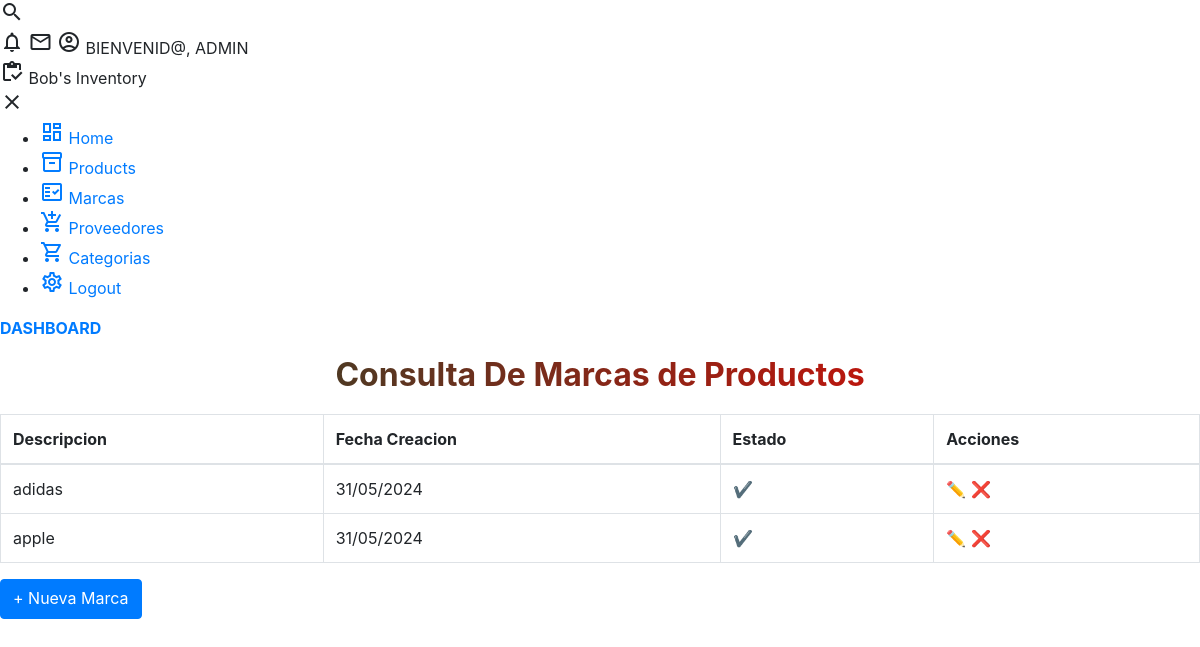
The page /brand_list/ (signed in) on the database its author committed.
### core/models.py (models this page shows, shortened)
class Brand(models.Model):
    description = models.CharField('Articulo',max_length=100,unique=True)
    user = models.ForeignKey(User,on_delete=models.CASCADE)
    created = models.DateTimeField(auto_now_add=True)
    updated = models.DateTimeField(auto_now=True)
    state = models.BooleanField('Estado', default = True)
    class Meta:
        verbose_name = 'Marca'
        verbose_name_plural = 'Marcas'
        ordering = ['description']
        indexes = [
            models.Index(fields=['description']),]

### core/views.py (the view)
# urls.py: path('brand_list/', views.brand_List,name='brand_list'),
@login_required
def brand_List(request):
    data = {
        "title1": "Marcas",
        "title2": "Consulta De Marcas de Productos"
    }
    brands = Brand.objects.all() # select * from Product
    data["brands"]=brands
    return render(request,"core/brands/list.html",data)

### templates/core/brands/list.html
{% extends 'base.html' %}
{% block content %}
<div class="table-container">
<h1 class="title">{{ title2 }}</h1>
  <table class="table table-bordered">
    <thead>
      <tr>
        <th>Descripcion</th>
        <th>Fecha Creacion</th>
        <th>Estado</th>
        <th>Acciones</th>
    </tr>
    </thead>
    <tbody>
      {% for item in brands %}
        <tr>
        <td>{{item.description}}</td>
        <td>{{item.created|date:"d/m/Y"}}</td>
        <td>{% if item.state %}
             ✔
            {% else %}
             ➖
            {% endif %}
        </td>
        <td>
          <a href={% url 'core:brand_update' item.id %}>✏️</a>
          <a href={% url 'core:brand_delete' item.id %}>❌</a>
        </td>
        </tr>
      {% endfor %}
    </tbody>
  </table>
  <div class="form-group">
    <a class="btn btn-primary" href={% url 'core:brand_create' %}> + Nueva Marca</a>
  </div>
</div>
{% endblock content  %}

### templates/base.html (shortened to what this page needs)
<!DOCTYPE html>
<html lang="en">
  <head>
    {% load static %}
    <link rel="stylesheet" href={% static 'css/main.css' %}>
    <link rel="stylesheet" href={% static 'css/main2.css' %}>
    <link href="https://stackpath.bootstrapcdn.com/bootstrap/4.5.2/css/bootstrap.min.css" rel="stylesheet">
  </head>
  <body>
    <div class="grid-container">
      <header class="header">
        <div class="header-left">
          <span class="material-icons-outlined">search</span>
        </div>
        <div class="header-right">
          <span class="material-icons-outlined">notifications</span>
          <span class="material-icons-outlined">email</span>
          <span class="material-icons-outlined">account_circle</span> BIENVENID@, {{ user|upper }}
      </header>
      <aside id="sidebar">
        <div class="sidebar-title">
          <div class="sidebar-brand">
            <span class="material-icons-outlined">inventory</span> Bob's Inventory
          </div>
          <span class="material-icons-outlined" onclick="closeSidebar()">close</span>
        </div>
        <ul class="sidebar-list">
          <li class="sidebar-list-item">
            <a href={% url 'home' %}>
              <span class="material-icons-outlined">dashboard</span> Home
          </li>
          <li class="sidebar-list-item">
            <a href={% url 'core:product_list' %}>
              <span class="material-icons-outlined">inventory_2</span> Products
          </li>
          <li class="sidebar-list-item">
            <a href={% url 'core:brand_list' %}>
              <span class="material-icons-outlined">fact_check</span> Marcas
          </li>
          <li class="sidebar-list-item">
            <a href={% url 'core:supplier_list' %}>
              <span class="material-icons-outlined">add_shopping_cart</span> Proveedores
          </li>
          <li class="sidebar-list-item">
            <a href={% url 'core:category_list' %}>
              <span class="material-icons-outlined">shopping_cart</span> Categorias
          </li>
          <li class="sidebar-list-item">
            <a href={% url 'core:logout' %}>
              <span class="material-icons-outlined">settings</span> Logout
          </li>
        </ul>
      </aside>
      <main class="main-container">
        <div class="main-title">
          <p class="font-weight-bold" style="color: #007bff;">DASHBOARD</p>
        </div>
       {% block content %}
       {% endblock content %}
      </main>
    </div>
  </body>
</html>

### static/css/main.css (style rules this page uses)
body { font-family: 'Roboto', sans-serif; margin: 0; padding: 0; background-color: #f8f8f8; color: #333333; }
h1, h2, h3, h4, h5, h6 { margin-top: 0; color: rgb(97, 5, 97); }
p { margin-top: 0; color: white; }
a { color: #007bff; text-decoration: none; }
.title { font-size: 2em; font-weight: bold; background: linear-gradient(to right, rgb(11, 79, 48), red); -webkit-background-clip: text; background-clip: text; color: transparent; text-align: center; margin-bottom: 20px; }
.table-container { overflow-x: auto; }
.form-group { margin-bottom: 20px; }
.btn { height: 40px; color: #fff; border: none; padding: 10px 20px; border-radius: 5px; cursor: pointer; transition: background-color 0.3s; }

### static/css/main2.css (style rules this page uses)
body { background-color: #0073d7; color: #333; }

### rows shown on the page
Brand: description "adidas", created "31/05/2024"
Brand: description "apple", created "31/05/2024"

### other values the page prints
{{ user|upper }} "ADMIN"
